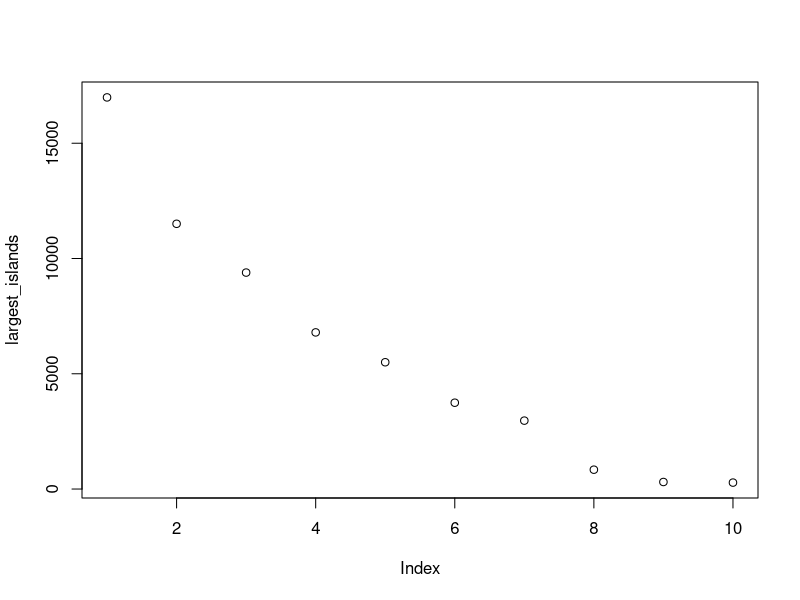
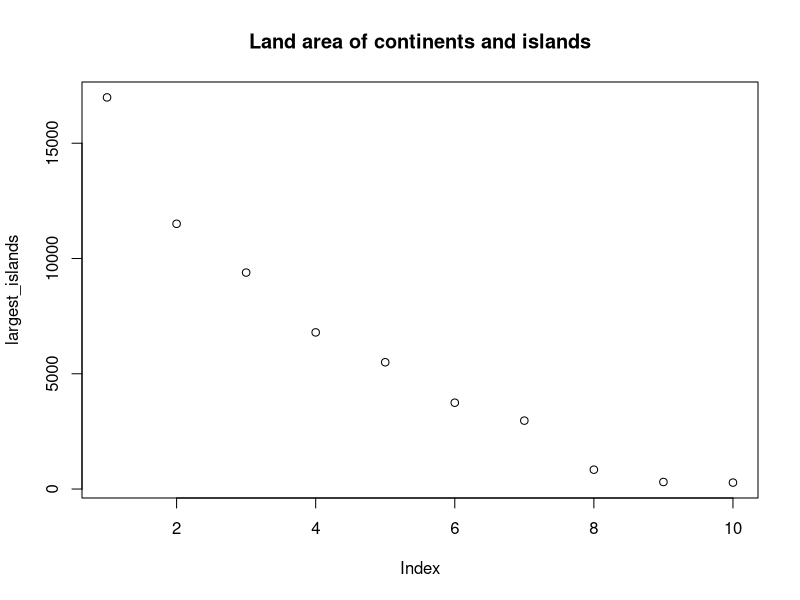
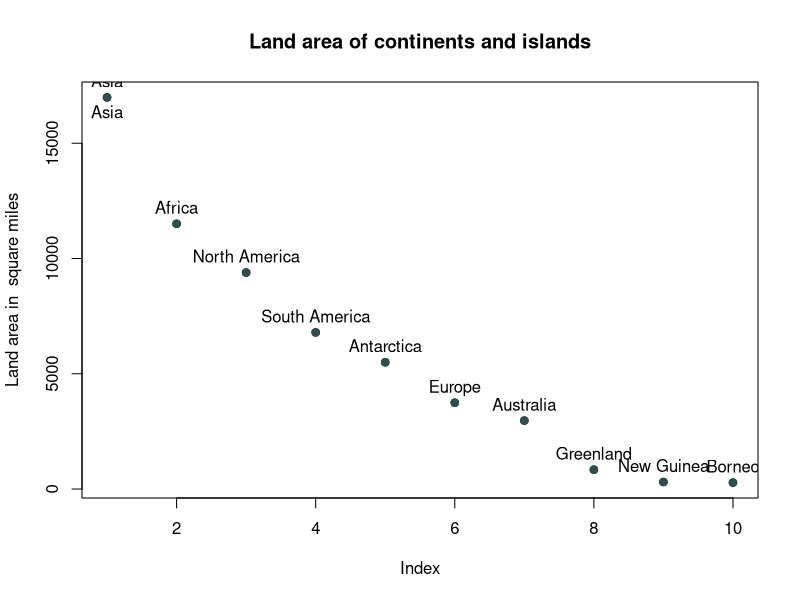

Here is the R script that generated these plots, in order: (Note: this script raises an error after producing the figures.)
# Plots


?islands     # built in vector of the areas in thousands of square miles 
# of the landmasses which exceed 10,000 square miles.

# the following subsets the islands vector to ten largest landmasses 
# decreasing order
largest_islands <- head(sort(islands, decreasing = TRUE), 10)


plot(largest_islands)

# main = " "  <- adds a title
plot(largest_islands, main = "Land area of continents and islands")

# until we put the closing parenthesis R is going to know that the
# function will continue, so we can put code in another row for readability)
# the ylab <- parameter can be used to override the y axis label
plot(largest_islands, main = "Land area of continents and islands",
     ylab = "Land area in  square miles")

# adds text labels to a plot
# pos = 1/2/3/4 <- position from the coordinates
# 1 - below; 2 - to the left; 3 - above; 4 - to the right
text(largest_islands, labels = names(largest_islands), pos = 3)

text(largest_islands[1], labels = names(largest_islands[1]), pos = 1)


# to change the shape and the color of the points use points() function
# where points(data, col = color, pch = shape)
# pch = 19 - solid circle; pch = 20 bullet; pch = 21 filled circle; 
# pch = 22 - filled square; pch = 23 - filled diamonds; pch = 24 - filled triangle point up etc....

points(largest_islands, pch = 19, col = "#2f4f4f" )




# plotting matrices
?matplot

# t(Salary) -> Data to be plotted
# type = “b” -> Both line and points/ the type of the representation
# pch -> kind of points used
# col -> colours used 
# lty - line type; lwd - line width
# xlab - x axis label; ylab - y axis label
matplot(t(Salary))
        
matplot(t(Salary), type = "b")

matplot(t(Salary), type = "b", pch = c(15, 16,17,18,24,25,1, 2, 0, 23))

matplot(t(Salary), type = "b", pch = c(15, 16,17,18,24,25,1, 2, 0, 23),
        col = c("red", "blue", "green", "yellow", "orange", "pink", "black",
                "violet", "lightblue", "brown" ), 
        lty = 1, lwd = 2,
        xlab = "Season", ylab = "Salary",
        xaxt = "n")

# to set a legend use legend()
# first argument is the position (e.g. topleft, bottom right, center etc)
#inset- distance(s) from the margins as a fraction of the plot region

legend("topright", inset = 0.01, legend = Players, 
       col = c("red", "blue", "green", "yellow", 
               "orange", "pink", "black","violet", "lightblue", "brown"), 
        pch = c(15, 16,17,18,24,25,1, 2, 0, 23))
# to change axis parameters use axis() function
# first argument is position (1- below; 2- left; 3 - above; 4 - right)

axis(1, at = 1:length(colnames(Salary)), labels = colnames(Salary))
axis(2)
?legend

# How to show a matrix with the top 3 players in the last 5 seasons?
# 


matplot(t(Salary[1:3,6:10]), type = "b", pch = 21:23,
        col = c("red", "blue", "green"), 
        lty = 1, lwd = 2,
        xlab = "Season", ylab = "Salary",
        xaxt = "n")

legend("topleft", inset = 0.01, legend = Players[1:3], 
       col = c("red", "blue", "green"), 
       pch = 21:23,
       lwd = 2)
axis(1, at = 1:5, labels = colnames(Salary)[6:10])

# try to to do just Kevin Durant and seasons 2006 - 2010.
